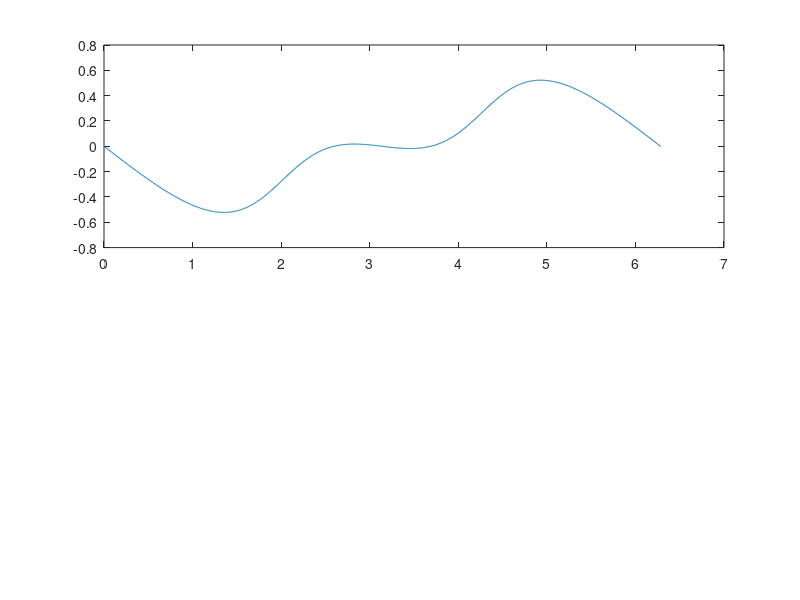

The MATLAB script that drew this image:
omega = linspace(0, 2*pi, 1001);
z = exp(i.*omega);
Heuler = 6.88133 ./ (z.^2 + 1.70981.*z + 4.17152);
figure(1)
subplot(2, 1, 1)
plot(omega, abs(Heuler))
plot(omega, angle(Heuler))
